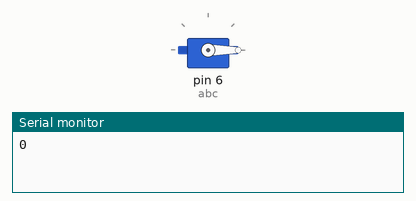
Recording of a sketch running on a simulated Arduino Uno, built with avr-gcc and run on an emulated ATmega328P. Parts: servo, the last lines printed to the serial monitor.

Above: at 0.05 s.
At 0.75 s:
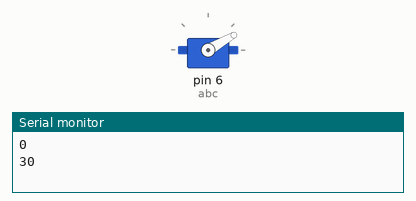
At 1.5 s:
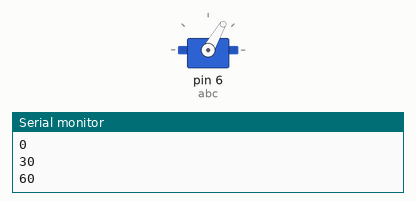
At 3.0 s:
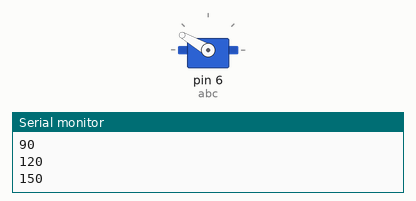
Timing chart, 0 to 6.9 s (numbered marks = the images above):
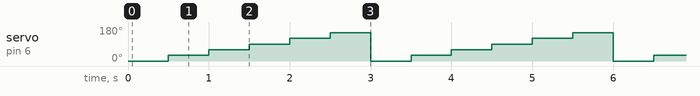

Measured:
- by itself, servo on pin 6 (abc): repeats every 3.0 s: 60° 0.50 s, 90° 0.50 s, 120° 0.50 s, 150° 0.50 s, 0° 0.50 s, 30° 0.50 s

The sketch:

SERVO.ino
```cpp
#include <Servo.h>
Servo abc;
void setup(){
abc.attach(6);
//pinMode(6,OUTPUT);
Serial.begin(9600);
}
void loop(){
for(int i=0; i<=170; i=i+30){
abc.write(i);
Serial.println(i);
delay(500);
}

for(int i=170; i<=0; i=i-30){
abc.write(i);
Serial.println(i);
delay(500);
}

}
```
